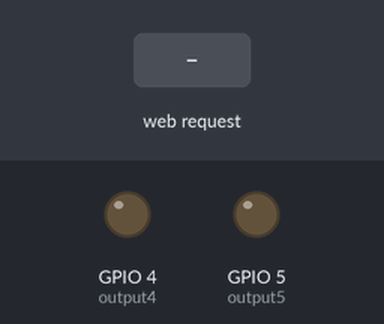
Bench run of a sketch on a simulated ESP8266 (NodeMCU). Shown: output pins drawn as LEDs (lit = HIGH). The inputs (shaded band) are chosen by the test bench. WiFi joins after 1.5 s; servers stay silent unless stated; what the sketch prints to the serial monitor is not drawn.

Above: at 2.7 s.
2.8 s: HTTP request GET /5/on received
At 3.9 s:
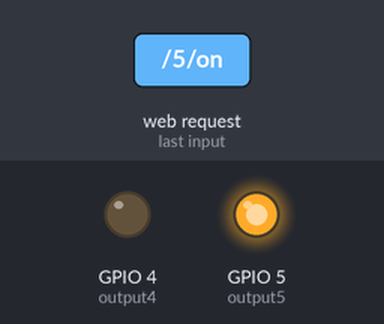
4.3 s: HTTP request GET /4/on received
At 5.0 s:
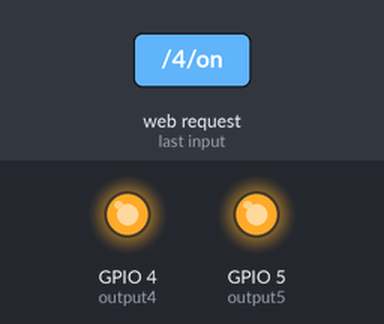
5.8 s: HTTP request GET /5/off received
At 6.1 s:
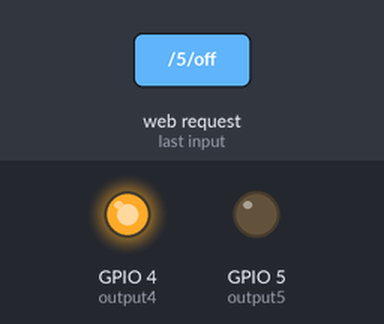
7.3 s: HTTP request GET /4/off received
At 8.5 s:
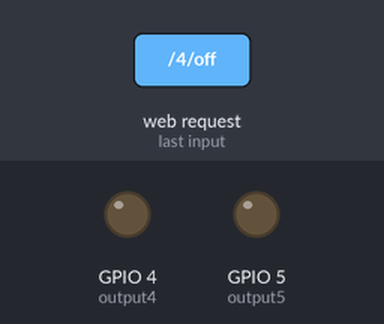
Timing chart, 0 to 9.8 s (numbered marks = the images above; inputs shaded):
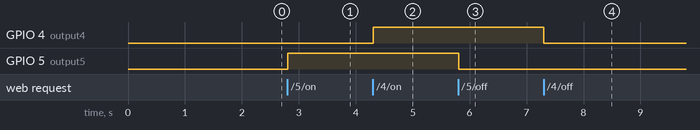

The sketch:

deadbolt.ino
```cpp
#include <ESP8266WiFi.h>

// Replace with your network credentials
const char* ssid     = "Honda-ASUS";
const char* password = "mobydick";

// Set web server port number to 80
WiFiServer server(80);

// Variable to store the HTTP request
String header;

// Auxiliar variables to store the current output state
String output5State = "off";
String output4State = "off";

// Assign output variables to GPIO pins
const int output5 = 5;
const int output4 = 4;

// Current time
unsigned long currentTime = millis();
// Previous time
unsigned long previousTime = 0;
// Define timeout time in milliseconds (example: 2000ms = 2s)
const long timeoutTime = 2000;

void setup() {
  Serial.begin(115200);
  // Initialize the output variables as outputs
  pinMode(output5, OUTPUT);
  pinMode(output4, OUTPUT);
  // Set outputs to LOW
  digitalWrite(output5, LOW);
  digitalWrite(output4, LOW);

  // Connect to Wi-Fi network with SSID and password
  Serial.print("Connecting to ");
  Serial.println(ssid);
  WiFi.begin(ssid, password);
  while (WiFi.status() != WL_CONNECTED) {
    delay(500);
    Serial.print(".");
  }
  // Print local IP address and start web server
  Serial.println("");
  Serial.println("WiFi connected.");
  Serial.println("IP address: ");
  Serial.println(WiFi.localIP());
  server.begin();
}
void loop(){
  WiFiClient client = server.available();   // Listen for incoming clients

  if (client) {                             // If a new client connects,
    Serial.println("New Client.");          // print a message out in the serial port
    String currentLine = "";                // make a String to hold incoming data from the client
    currentTime = millis();
    previousTime = currentTime;
    while (client.connected() && currentTime - previousTime <= timeoutTime) { // loop while the client's connected
      currentTime = millis();
      if (client.available()) {             // if there's bytes to read from the client,
        char c = client.read();             // read a byte, then
        Serial.write(c);                    // print it out the serial monitor
        header += c;
        if (c == '\n') {                    // if the byte is a newline character
          // if the current line is blank, you got two newline characters in a row.
          // that's the end of the client HTTP request, so send a response:
          if (currentLine.length() == 0) {
            // HTTP headers always start with a response code (e.g. HTTP/1.1 200 OK)
            // and a content-type so the client knows what's coming, then a blank line:
            client.println("HTTP/1.1 200 OK");
            client.println("Content-type:text/html");
            client.println("Connection: close");
            client.println();

            // turns the GPIOs on and off
            if (header.indexOf("GET /5/on") >= 0) {
              Serial.println("GPIO 5 on");
              output5State = "on";
              digitalWrite(output5, HIGH);
            } else if (header.indexOf("GET /5/off") >= 0) {
              Serial.println("GPIO 5 off");
              output5State = "off";
              digitalWrite(output5, LOW);
            } else if (header.indexOf("GET /4/on") >= 0) {
              Serial.println("GPIO 4 on");
              output4State = "on";
              digitalWrite(output4, HIGH);
            } else if (header.indexOf("GET /4/off") >= 0) {
              Serial.println("GPIO 4 off");
              output4State = "off";
              digitalWrite(output4, LOW);
            }

            // Display the HTML web page
            client.println("<!DOCTYPE html><html>");
            client.println("<head><meta name=\"viewport\" content=\"width=device-width, initial-scale=1\">");
            client.println("<link rel=\"icon\" href=\"data:,\">");
            // CSS to style the on/off buttons
            // Feel free to change the background-color and font-size attributes to fit your preferences
            client.println("<style>html { font-family: Helvetica; display: inline-block; margin: 0px auto; text-align: center;}");
            client.println(".button { background-color: #195B6A; border: none; color: white; padding: 16px 40px;");
            client.println("text-decoration: none; font-size: 30px; margin: 2px; cursor: pointer;}");
            client.println(".button2 {background-color: #77878A;}</style></head>");

            // Web Page Heading
            client.println("<body><h1>ESP8266 Web Server</h1>");

            // Display current state, and ON/OFF buttons for GPIO 5
            client.println("<p>GPIO 5 - State " + output5State + "</p>");
            // If the output5State is off, it displays the ON button
            if (output5State=="off") {
              client.println("<p><a href=\"/5/on\"><button class=\"button\">ON</button></a></p>");
            } else {
              client.println("<p><a href=\"/5/off\"><button class=\"button button2\">OFF</button></a></p>");
            }

            // Display current state, and ON/OFF buttons for GPIO 4
            client.println("<p>GPIO 4 - State " + output4State + "</p>");
            // If the output4State is off, it displays the ON button
            if (output4State=="off") {
              client.println("<p><a href=\"/4/on\"><button class=\"button\">ON</button></a></p>");
            } else {
              client.println("<p><a href=\"/4/off\"><button class=\"button button2\">OFF</button></a></p>");
            }
            client.println("</body></html>");

            // The HTTP response ends with another blank line
            client.println();
            // Break out of the while loop
            break;
          } else { // if you got a newline, then clear currentLine
            currentLine = "";
          }
        } else if (c != '\r') {  // if you got anything else but a carriage return character,
          currentLine += c;      // add it to the end of the currentLine
        }
      }
    }
    // Clear the header variable
    header = "";
    // Close the connection
    client.stop();
    Serial.println("Client disconnected.");
    Serial.println("");
  }
}


String SendHTML(uint8_t led1stat,uint8_t led2stat){
  String ptr = "<!DOCTYPE html>";
  ptr += "<html lang=\"en\">";
  ptr += "<head>";
  ptr += "  <meta charset=\"UTF-8\">";
  ptr += "  <meta http-equiv=\"X-UA-Compatible\" content=\"IE=edge\">";
  ptr += "  <meta name=\"viewport\" content=\"width=device-width, initial-scale=1.0\">";
  ptr += "  <title>Document</title>";
  ptr += "</head>";
  ptr += "<body>";
  ptr += "      <h3 id=\"displayPin\" style=\"text-align:center;height:30px\"></h1>";
  ptr += "      <div>";
  ptr += "        <button onclick=\"addNum(1)\" style=\"width:30%;padding:0.5em;\">1</button>";
  ptr += "        <button onclick=\"addNum(2)\" style=\"width:30%;padding:0.5em;\">2</button>";
  ptr += "        <button onclick=\"addNum(3)\" style=\"width:30%;padding:0.5em;\">3</button>";
  ptr += "      </div>";
  ptr += "      <div>";
  ptr += "        <button onclick=\"addNum(4)\" style=\"width:30%;padding:0.5em;\">4</button>";
  ptr += "        <button onclick=\"addNum(5)\" style=\"width:30%;padding:0.5em;\">5</button>";
  ptr += "        <button onclick=\"addNum(6)\" style=\"width:30%;padding:0.5em;\">6</button>";
  ptr += "      </div>";
  ptr += "      <div>";
  ptr += "        <button onclick=\"addNum(7)\" style=\"width:30%;padding:0.5em;\">7</button>";
  ptr += "        <button onclick=\"addNum(8)\" style=\"width:30%;padding:0.5em;\">8</button>";
  ptr += "        <button onclick=\"addNum(9)\" style=\"width:30%;padding:0.5em;\">9</button>";
  ptr += "      </div>";
  ptr += "      <div>";
  ptr += "        <button onclick=\"clearNums()\" style=\"width:30%;padding:0.5em;\">X</button>";
  ptr += "        <button onclick=\"addNum(0)\" style=\"width:30%;padding:0.5em;\">0</button>";
  ptr += "        <button id=\"submitPin\" type=\"button\" style=\"width:30%;padding:0.5em;\">&gt</button>";
  ptr += "      </div>";
  ptr += "      <h4 style=\"text-align:center;color:maroon;\">Locked</h4>";
  ptr += "</body>";
  ptr += "<script>";
  ptr += "  displayPin = document.getElementById(\"displayPin\");";
  ptr += "  function addNum(num) {";
  ptr += "    console.log(\"adding: \",num)";
  ptr += "    if (displayPin.innerHTML.length < 6) {";
  ptr += "      displayPin.innerHTML += num";
  ptr += "    }";
  ptr += "  }";
  ptr += "  function clearNums() {";
  ptr += "    console.log(\"clearing\")";
  ptr += "    displayPin.innerHTML = \"\"";
  ptr += "  }";
  ptr += "  let but1 = document.getElementById(\"but1\")";
  ptr += "  let submitPin = document.getElementById(\"submitPin\")";
  ptr += "  submitPin.addEventListener(\"click\", ()=> {";
  ptr += "    window.location.replace(\"http://\"+location.hostname+\"/\");";
  ptr += "  })";
  ptr += "</script>";
  ptr += "</html>";

   if(led1stat)
  {ptr +="<p>LED1 Status: ON</p><a class=\"button button-off\" href=\"/led1off\">OFF</a>\n";}
  else
  {ptr +="<p>LED1 Status: OFF</p><a class=\"button button-on\" href=\"/led1on\">ON</a>\n";}

  if(led2stat)
  {ptr +="<p>LED2 Status: ON</p><a class=\"button button-off\" href=\"/led2off\">OFF</a>\n";}
  else
  {ptr +="<p>LED2 Status: OFF</p><a class=\"button button-on\" href=\"/led2on\">ON</a>\n";}

  ptr +="</body>\n";
  ptr +="</html>\n";
  return ptr;
}
```

Measured:
- after the input at 2.8 s, GPIO 5 (output5): LOW → HIGH at once
- after the input at 4.3 s, GPIO 4 (output4): LOW → HIGH at once
- after the input at 5.8 s, GPIO 5 (output5): HIGH → LOW at once
- after the input at 7.3 s, GPIO 4 (output4): HIGH → LOW at once
